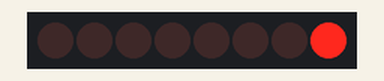
A sketch run on a simulated ESP8266 (NodeMCU). Parts: 8 shift-register outputs drawn as a row of LEDs (first output left, lit = HIGH). Wiring (inferred from the names in the program): shift register (74HC595): data D2; shift clock D3; latch D4. Wiring (inferred from the signals the program sends): row of LEDs: on Q0, Q1, Q2, Q3, Q4, Q5, Q6, Q7.

Above: at 0.45 s.
At 5.25 s:
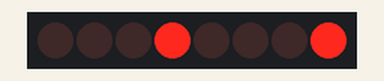
At 10.05 s:
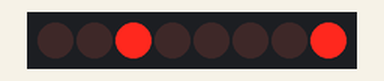
At 19.95 s:
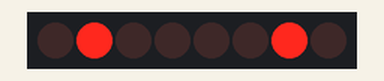
At 29.86 s:
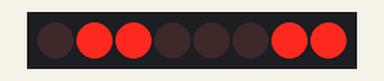
At 39.76 s:
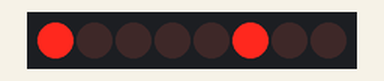
Timing chart, 0 to 40.0 s (numbered marks = the images above):
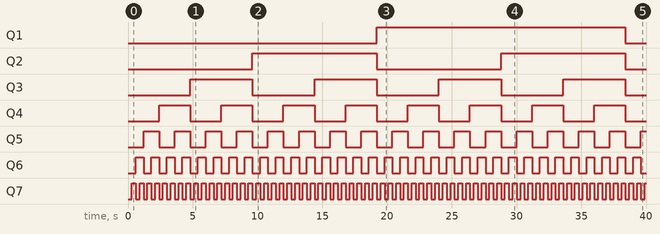

Measured:
- by itself, Q1: LOW → HIGH at 19.2 s, → LOW 19.2 s later
- by itself, Q2: alternates HIGH for 9.6 s and LOW for 9.6 s
- by itself, Q3: alternates HIGH for 4.8 s and LOW for 4.8 s
- by itself, Q4: alternates HIGH for 2.4 s and LOW for 2.4 s
- by itself, Q5: alternates HIGH for 1.2 s and LOW for 1.2 s
- by itself, Q6: alternates HIGH for 0.60 s and LOW for 0.60 s
- by itself, Q7: alternates HIGH for 0.30 s and LOW for 0.30 s

The sketch:

74595_esp.ino
```cpp
int stcp_Pin = D4;
int shcp_Pin = D3;
int ds_Pin = D2;


void setup() {
  pinMode(stcp_Pin, OUTPUT);
  pinMode(shcp_Pin, OUTPUT);
  pinMode(ds_Pin, OUTPUT);

}

void loop() {

  for (int number = 0; number < 256; number++){

  digitalWrite(stcp_Pin, LOW);
  shiftOut(ds_Pin, shcp_Pin, LSBFIRST, number );
  digitalWrite(stcp_Pin, HIGH);
  delay(300);
  }
}
```
